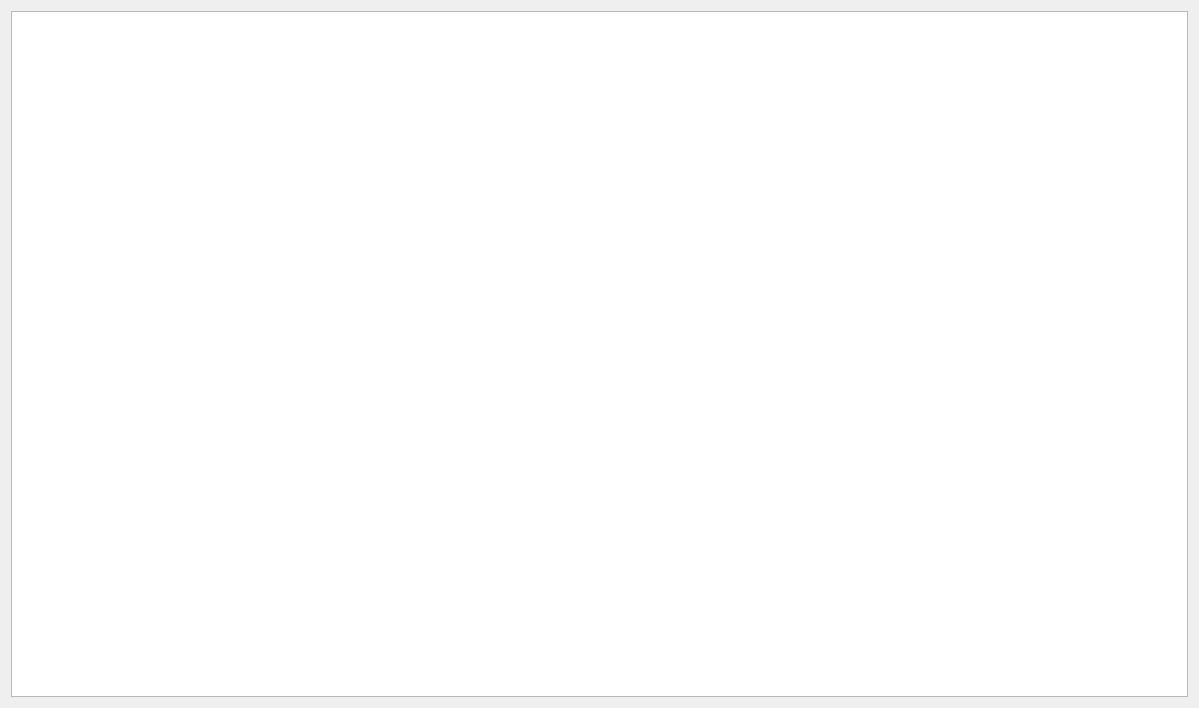
<?xml version="1.0" encoding="UTF-8"?>
<ui version="4.0">
 <class>AdministratorForm</class>
 <widget class="QWidget" name="AdministratorForm">
  <property name="geometry">
   <rect>
    <x>0</x>
    <y>0</y>
    <width>1199</width>
    <height>708</height>
   </rect>
  </property>
  <property name="windowTitle">
   <string>Form</string>
  </property>
  <layout class="QHBoxLayout" name="horizontalLayout">
   <item>
    <widget class="QTableView" name="tableView">
     <property name="alternatingRowColors">
      <bool>true</bool>
     </property>
     <property name="selectionMode">
      <enum>QAbstractItemView::SingleSelection</enum>
     </property>
     <property name="selectionBehavior">
      <enum>QAbstractItemView::SelectRows</enum>
     </property>
     <property name="sortingEnabled">
      <bool>true</bool>
     </property>
    </widget>
   </item>
  </layout>
 </widget>
 <resources/>
 <connections/>
</ui>
